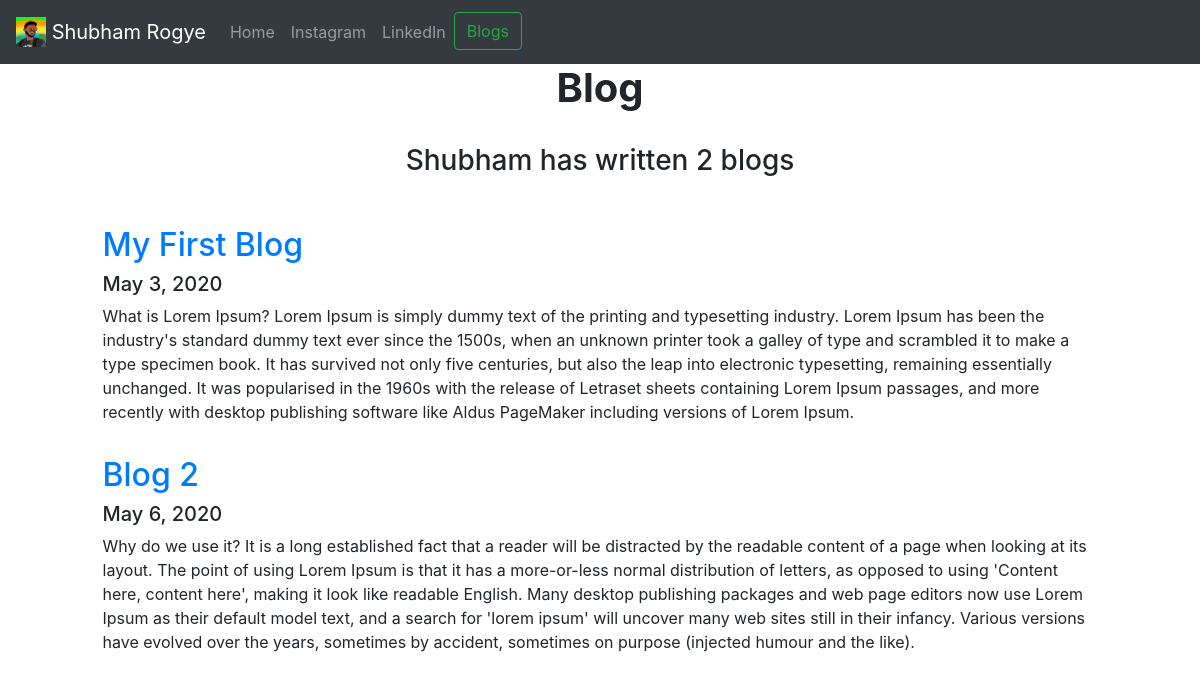
The page /blogs/ on the database as committed earlier.
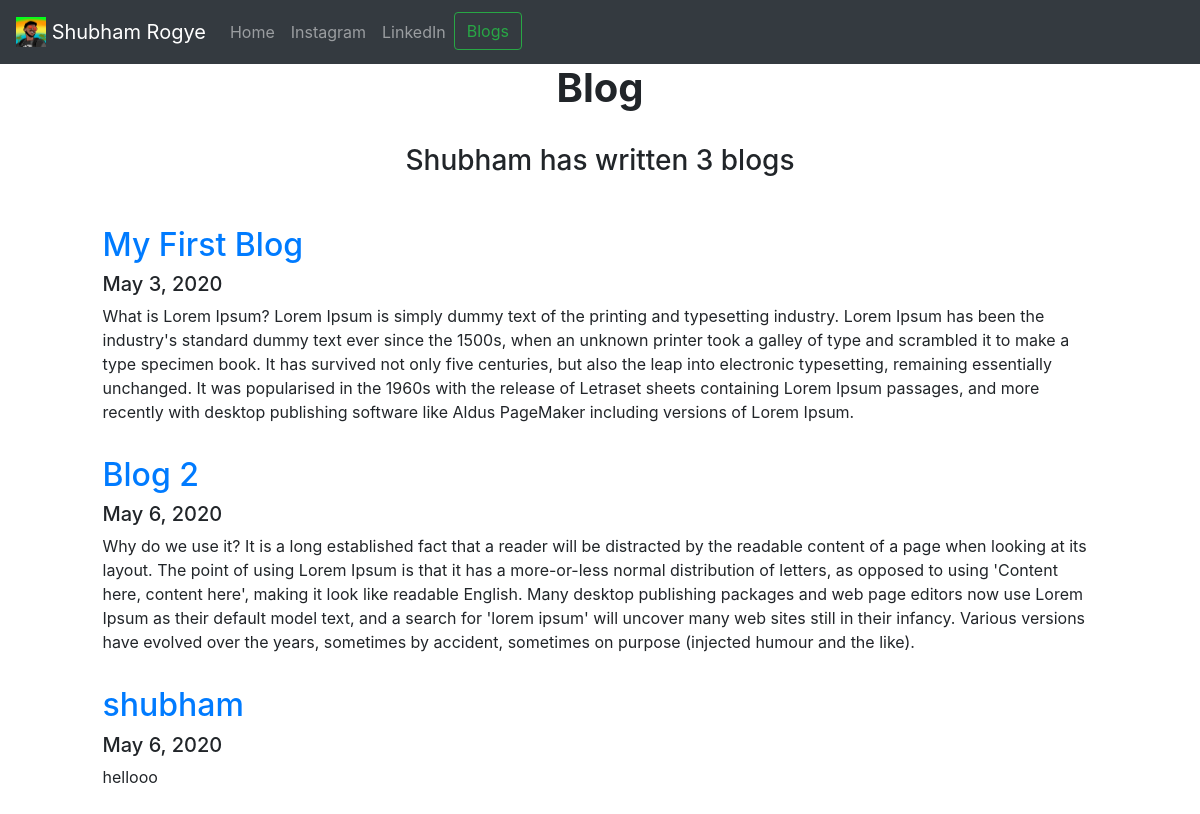
The same page on the database as committed later.
### blog/models.py (models this page shows, shortened)
class Blogs(models.Model):
    title = models.CharField(max_length=100)
    description = models.TextField()
    date=models.DateField()

### blog/views.py (the view)
# urls.py: path('', views.blo),
def blo(request):
    blogs = Blogs.objects.all()
    return render(request,'blo.html',{'blogs':blogs})

### templates/blo.html
{% extends 'base.html' %}
{% block content %}
<h1 id="blogtitle" class="font-weight-bold text-center">Blog</h1>
    <br>
    <h3 class="text-center mb-5"> Shubham has written {{blogs.count}} blog{{blogs.count|pluralize}} </h3>
    {% for blog in blogs %}
    <div class="row justify-content-center my-3">
        <div class="col-md-10">
             <h2><a href="{% url 'blog:detail' blog.id %}">{{ blog.title }}</h2></a>
             <h5>{{blog.date}}</h5>
    <P>{{ blog.description }}</P>
        </div>
    </div>
    {% endfor %}
{% endblock %}

### templates/base.html (shortened to what this page needs)
{% load static %}
<!doctype html>
<html lang="en">
  <head>
    <link rel="stylesheet" href="https://stackpath.bootstrapcdn.com/bootstrap/4.4.1/css/bootstrap.min.css">
  </head>
  <body>
    <nav class="navbar navbar-expand-lg navbar-dark bg-dark">
      <a class="navbar-brand" href="#">
      <img src="{% static "portfolio/IMG-20191226-WA0007.jpg" %}" width="30" height="30" class="d-inline-block align-top" alt="Shubham's Logo">
      Shubham Rogye
      </a>
      <br>
      <br>
      <div class="collapse navbar-collapse" id="navbarSupportedContent">
        <ul class="navbar-nav mr-auto">
          <li class="nav-item">
            <a class="nav-link" href="http://127.0.0.1:8000/">Home</a>
          <li class="nav-item">
            <a class="nav-link" href="https://www.instagram.com/shubhamrogye/">Instagram</a>
          </li>
          <li class="nav-item">
            <a class="nav-link " href="https://www.linkedin.com/in/shubham-rogye-020a4b18a/">LinkedIn </a>
          </li>
          <li class="nav-item">
            <a button class="btn btn-outline-success" type="button" href="http://127.0.0.1:8000/blogs/">Blogs</button></a>
          </nav>
    {% block content %}
    {% endblock %}
  </body>
</html>

Rows that differ between the two databases and show on the page:
added Blogs: title "shubham", date "May 6, 2020", description "hellooo"
Other text that changed with them:
{{ blogs.count }}: "2" → "3"
